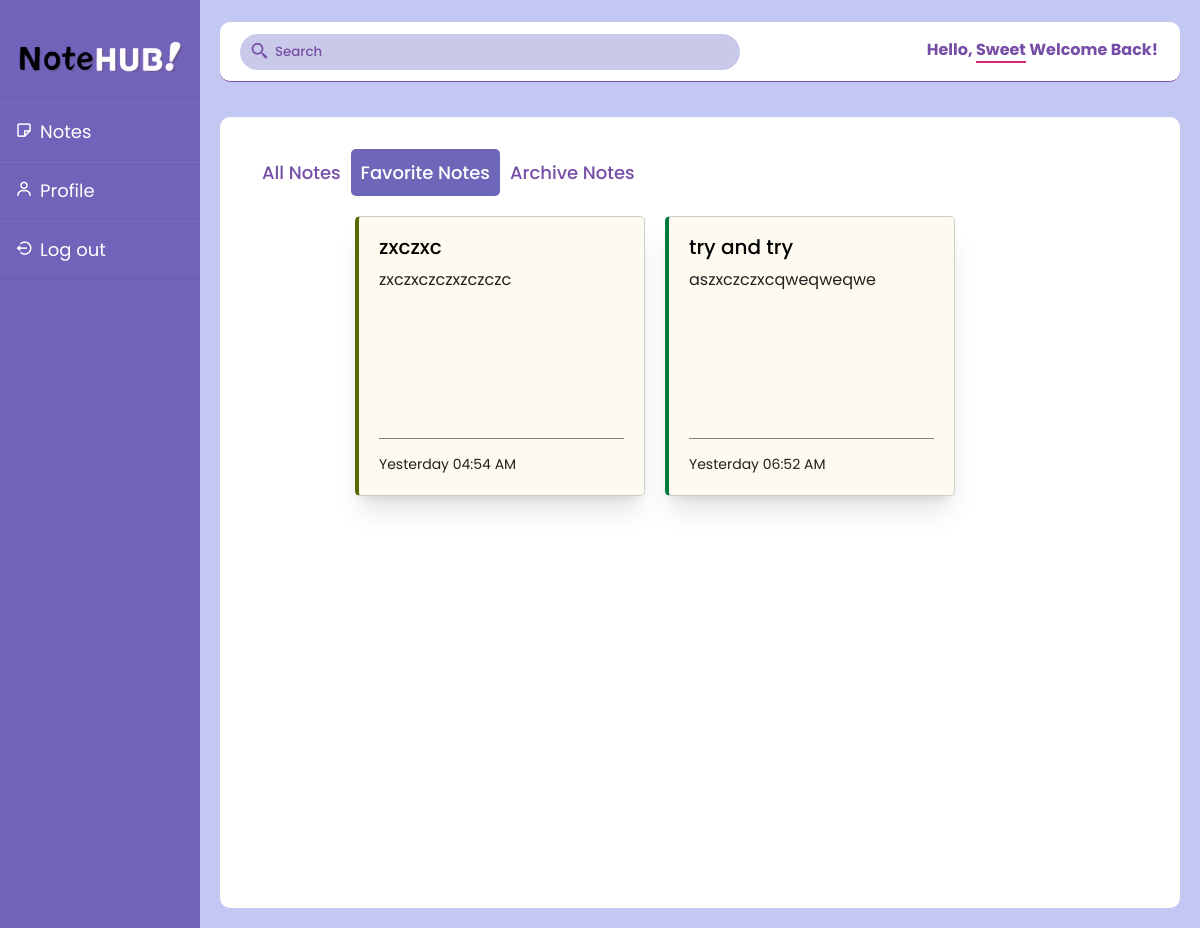
The app's page /adminnotes/favorite.php (signed in) with its own data.
### tables this page shows
CREATE TABLE `favorite` (
  `favorite_id` int(11) NOT NULL,
  `note_id` int(11) NOT NULL
);

CREATE TABLE `note` (
  `note_id` int(50) NOT NULL,
  `user_id` int(11) NOT NULL,
  `title` varchar(200) NOT NULL,
  `description` text NOT NULL,
  `create_date` timestamp NOT NULL DEFAULT current_timestamp(),
  `update_at` timestamp NOT NULL DEFAULT current_timestamp()
);

### adminnotes/time.php (called while the page is built)
<?php
function formatUpdateTime($update_at) {
    $updated_time = strtotime($update_at);
    $current_time = time();
    $time_difference = $current_time - $updated_time;
    $hours_difference = floor($time_difference / (60 * 60));
    $days_difference = floor($time_difference / (60 * 60 * 24));
    $weeks_difference = floor($time_difference / (60 * 60 * 24 * 7));
    $is_new_day = date("Y-m-d", $updated_time) != date("Y-m-d", $current_time);
    if ($hours_difference < 5 && !$is_new_day) {
        return date("h:i A", $updated_time);
    } elseif ($is_new_day) {
        return "Yesterday " . date("h:i A", $updated_time);
    } elseif ($days_difference == 0) {
        return "Today " . date("h:i A", $updated_time);
    } elseif ($days_difference >= 2 && $days_difference < 7) {
        return date("l h:i A", $updated_time);
    } elseif ($weeks_difference < 1) {
        return date("F j, Y", $updated_time);
    } else {
        return date("F j, Y", $updated_time);
    }
}
?>

### adminnotes/favorite.php (the view, shortened to what this page needs)
<!DOCTYPE html>
<html lang="en">
<head>
    <link rel="stylesheet" href="css/dashboard.css">
</head>
<body>
    <div class="container">
        <?php include 'sidebar.php'; ?>
        <div class="main-content">
        <?php
include 'header.php';
include 'time.php';
$user_id = isset($_SESSION['user_id']) ? $_SESSION['user_id'] : null;
?>
            <div class="note-container">
            <div class="note-header">
            <?php include 'main_title.php' ?>
                </div>
                <div class="note-wrapper">
                <div class="note-card">
                <?php
include_once "database.php";
function getRandomDarkColor() {
    $brown = mt_rand(0, 255);
    $black = mt_rand(0, 255);
    $blue = mt_rand(0, 255);
    $reduceValue = mt_rand(80, 100);
    $brown = max(0, $brown - $reduceValue);
    $black = max(0, $black - $reduceValue);
    $blue = max(0, $blue - $reduceValue);
    $hexColor = sprintf("#%02x%02x%02x", $brown, $black, $blue);
    return $hexColor;
}
$sql = "SELECT favorite.note_id, note.title, note.description, note.update_at FROM favorite
INNER JOIN note
ON favorite.note_id = note.note_id
WHERE user_id = ? ";
if ($stmt = $link->prepare($sql)) {
    $stmt->bind_param("i", $user_id);
    if ($stmt->execute()) {
        $result = $stmt->get_result();
        if ($result->num_rows > 0) {
            while ($row = $result->fetch_assoc()) {
                 $randomDarkColor = getRandomDarkColor();
                echo "<li class='note'
                style='border-inline-start-color: $randomDarkColor;
                '>";
                echo "<div class='details'>";
                echo "<div class='title-container'>";
                echo "<p class='title'>" . $row["title"] . "</p>";
                echo "</div>";
                $description = $row["description"];
                echo "<span class='description'>" . $description . "</span>";
                echo "</div>";
                echo "<div class='settings'>";
                echo "<div class='bottom-content'>";
                echo "<span>" . formatUpdateTime($row['update_at']) . "</span>";
                echo "</div>";
                echo "</div>";
                echo "</li>";
            }
        } else {
            echo "No Favorite found.";
        }
    } else {
        echo "Error executing the query: " . $stmt->error;
    }
} else {
    echo "Error in preparing statement: " . $link->error;
}
?>
                    </div>
                </div>
            </div>
        </div>
</body>
</html>

### css/dashboard.css (style rules this page uses)
* { margin: 0; padding: 0; font-family: "Poppins", sans-serif; box-sizing: border-box; list-style: none; text-decoration: none; }
body { background-color: #c3c8f3; }
.container .main-content { flex: 1; margin-left: 200px; padding: 20px; }
.note-header { display: flex; align-items: center; justify-content: space-between; }
.note-container { background: rgb(255, 255, 255); padding: 2rem; border-radius: 10px; max-height: calc(100vh - 60px); overflow-y: auto; margin-top: 0; }
.note-card { display: grid; grid-template-columns: repeat(auto-fill, 290px); grid-gap: 20px; padding: 20px; padding-right: 110px; height: 680px; justify-content: center; }
.note-card li { padding-top: 20px; height: 280px; list-style: none; border-left-width: 4px; box-shadow: 0 20px 25px -5px rgb(0 0 0 / 0.1), 0 8px 10px -6px rgb(0 0 0 / 0.1); background:#fdfaf0; border-radius: 5px; padding: 15px 20px 20px; }
.note { margin-bottom: 20px; padding: 10px; border: 1px solid #ccc; border-radius: 5px; }
.details { flex-grow: 1; }
.note p { font-size: 20px; font-weight: 500; }
.note span { color: rgb(32, 32, 32); font-size: 16px; display: block; margin-top: 5px; }
.bottom-content { display: flex; justify-content: space-between; align-items: center; margin-top: 10px; }
.bottom-content span { display: flex ; align-items: center; flex-direction: column; justify-content: space-between; float: left; font-size: 14px; }
.note .bottom-content { padding-top: 10px; border-top: 1px solid gray; }
.note-wrapper .note { display: flex; justify-content: space-between; flex-direction: column; }
.settings { position: relative; }

### adminnotes/favorite.php (style rules this page uses)
.note { cursor: pointer; max-width: 100%; word-wrap: break-word; }

### records on screen
favorite: note.title "zxczxc", note.description "zxczxczczxzczczc", note.update_at "Yesterday 04:54 AM"
favorite: note.title "try and try", note.description "aszxczczxcqweqweqwe", note.update_at "Yesterday 06:52 AM"

### other values on screen
$_SESSION['username'] "Sweet"
